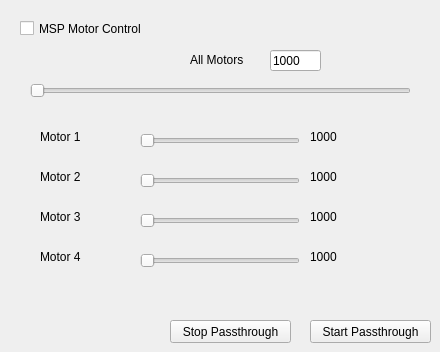
         <widget class="QWidget" name="tab_3">
          <attribute name="title">
           <string>Motor Control</string>
          </attribute>
          <widget class="QCheckBox" name="checkBox">
           <property name="geometry">
            <rect>
             <x>20</x>
             <y>20</y>
             <width>171</width>
             <height>17</height>
            </rect>
           </property>
           <property name="text">
            <string>MSP Motor Control</string>
           </property>
          </widget>
          <widget class="QLineEdit" name="lineEdit">
           <property name="geometry">
            <rect>
             <x>270</x>
             <y>50</y>
             <width>51</width>
             <height>21</height>
            </rect>
           </property>
           <property name="text">
            <string>1000</string>
           </property>
          </widget>
          <widget class="QSlider" name="horizontalSlider">
           <property name="geometry">
            <rect>
             <x>30</x>
             <y>80</y>
             <width>381</width>
             <height>22</height>
            </rect>
           </property>
           <property name="minimum">
            <number>1000</number>
           </property>
           <property name="maximum">
            <number>2000</number>
           </property>
           <property name="sliderPosition">
            <number>1000</number>
           </property>
           <property name="orientation">
            <enum>Qt::Horizontal</enum>
           </property>
          </widget>
          <widget class="QPushButton" name="endPassthrough">
           <property name="enabled">
            <bool>true</bool>
           </property>
           <property name="geometry">
            <rect>
             <x>170</x>
             <y>320</y>
             <width>121</width>
             <height>23</height>
            </rect>
           </property>
           <property name="text">
            <string>Stop Passthrough</string>
           </property>
          </widget>
          <widget class="QPushButton" name="passthoughButton">
           <property name="geometry">
            <rect>
             <x>310</x>
             <y>320</y>
             <width>121</width>
             <height>23</height>
            </rect>
           </property>
           <property name="text">
            <string>Start Passthrough</string>
           </property>
          </widget>
          <widget class="QSlider" name="m1MSPSlider">
           <property name="geometry">
            <rect>
             <x>140</x>
             <y>130</y>
             <width>160</width>
             <height>22</height>
            </rect>
           </property>
           <property name="minimum">
            <number>1000</number>
           </property>
           <property name="maximum">
            <number>2000</number>
           </property>
           <property name="orientation">
            <enum>Qt::Horizontal</enum>
           </property>
           <property name="invertedAppearance">
            <bool>false</bool>
           </property>
          </widget>
          <widget class="QSlider" name="m2MSPSlider">
           <property name="geometry">
            <rect>
             <x>140</x>
             <y>170</y>
             <width>160</width>
             <height>22</height>
            </rect>
           </property>
           <property name="minimum">
            <number>1000</number>
           </property>
           <property name="maximum">
            <number>2000</number>
           </property>
           <property name="orientation">
            <enum>Qt::Horizontal</enum>
           </property>
          </widget>
          <widget class="QSlider" name="m3MSPSlider">
           <property name="geometry">
            <rect>
             <x>140</x>
             <y>210</y>
             <width>160</width>
             <height>22</height>
            </rect>
           </property>
           <property name="minimum">
            <number>1000</number>
           </property>
           <property name="maximum">
            <number>2000</number>
           </property>
           <property name="orientation">
            <enum>Qt::Horizontal</enum>
           </property>
          </widget>
          <widget class="QSlider" name="m4MSPSlider">
           <property name="geometry">
            <rect>
             <x>140</x>
             <y>250</y>
             <width>160</width>
             <height>22</height>
            </rect>
           </property>
           <property name="minimum">
            <number>1000</number>
           </property>
           <property name="maximum">
            <number>2000</number>
           </property>
           <property name="orientation">
            <enum>Qt::Horizontal</enum>
           </property>
          </widget>
          <widget class="QLabel" name="label_6">
           <property name="geometry">
            <rect>
             <x>40</x>
             <y>130</y>
             <width>47</width>
             <height>13</height>
            </rect>
           </property>
           <property name="text">
            <string>Motor 1</string>
           </property>
          </widget>
          <widget class="QLabel" name="label_7">
           <property name="geometry">
            <rect>
             <x>40</x>
             <y>170</y>
             <width>47</width>
             <height>13</height>
            </rect>
           </property>
           <property name="text">
            <string>Motor 2</string>
           </property>
          </widget>
          <widget class="QLabel" name="label_8">
           <property name="geometry">
            <rect>
             <x>40</x>
             <y>210</y>
             <width>47</width>
             <height>13</height>
            </rect>
           </property>
           <property name="text">
            <string>Motor 3</string>
           </property>
          </widget>
          <widget class="QLabel" name="label_9">
           <property name="geometry">
            <rect>
             <x>40</x>
             <y>250</y>
             <width>47</width>
             <height>13</height>
            </rect>
           </property>
           <property name="text">
            <string>Motor 4</string>
           </property>
          </widget>
          <widget class="QLabel" name="m1throttle">
           <property name="geometry">
            <rect>
             <x>310</x>
             <y>130</y>
             <width>47</width>
             <height>13</height>
            </rect>
           </property>
           <property name="text">
            <string>1000</string>
           </property>
          </widget>
          <widget class="QLabel" name="m2throttle">
           <property name="geometry">
            <rect>
             <x>310</x>
             <y>170</y>
             <width>47</width>
             <height>13</height>
            </rect>
           </property>
           <property name="text">
            <string>1000</string>
           </property>
          </widget>
          <widget class="QLabel" name="m3throttle">
           <property name="geometry">
            <rect>
             <x>310</x>
             <y>210</y>
             <width>47</width>
             <height>13</height>
            </rect>
           </property>
           <property name="text">
            <string>1000</string>
           </property>
          </widget>
          <widget class="QLabel" name="m4throttle">
           <property name="geometry">
            <rect>
             <x>310</x>
             <y>250</y>
             <width>47</width>
             <height>13</height>
            </rect>
           </property>
           <property name="text">
            <string>1000</string>
           </property>
          </widget>
          <widget class="QLabel" name="allMotorsLabel">
           <property name="geometry">
            <rect>
             <x>190</x>
             <y>50</y>
             <width>61</width>
             <height>20</height>
            </rect>
           </property>
           <property name="text">
            <string>All Motors</string>
           </property>
          </widget>
         </widget>
